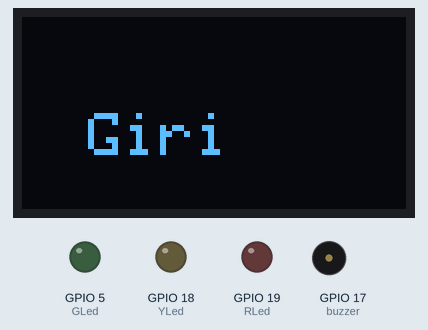
Simulated run of this sketch. Board: ESP32. Parts: 128×64 one-colour display, output pins drawn as LEDs (lit = HIGH), buzzer (waves = sounding).

Above: at 0.6 s.
At 1.1 s:
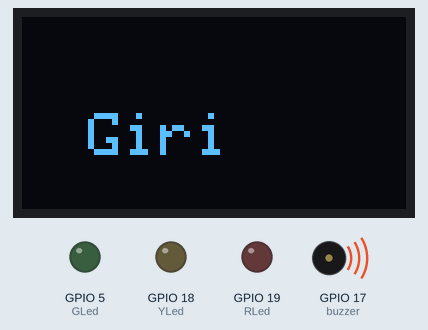
At 3.6 s:
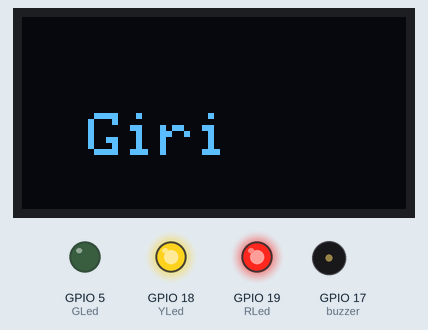
At 10.2 s:
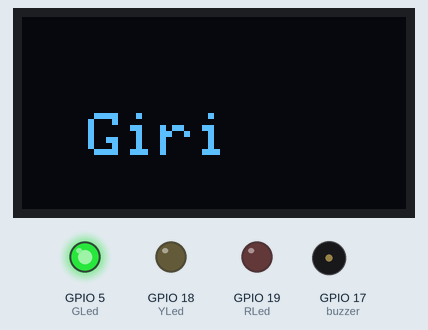
At 17.7 s:
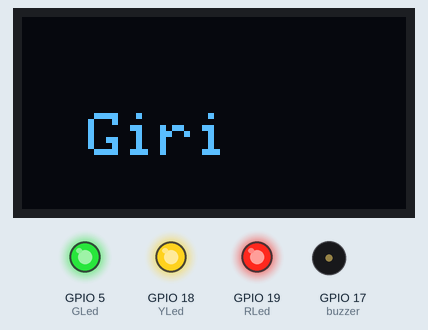
At 36.4 s:
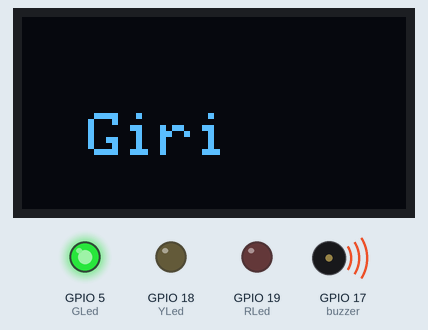
Timing chart, 0 to 40.0 s (numbered marks = the images above):
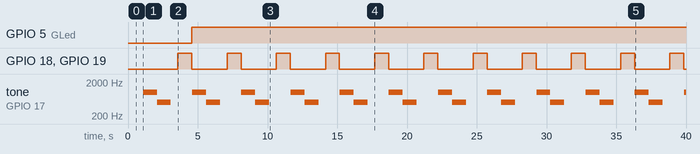

The sketch:

Train_Crossing_Light.ino
```cpp
#include <Wire.h>
#include <Adafruit_GFX.h>
#include <Adafruit_SSD1306.h>

#define sWidht 128
#define sHeight 64
#define buzzer 17
#define RLed 19
#define YLed 18
#define GLed 5
#define button 35

Adafruit_SSD1306 display(sWidht, sHeight, &Wire, -1);


void setup() {
  Serial.begin(115200);
  pinMode(buzzer, OUTPUT);
  pinMode(RLed, OUTPUT);
  pinMode(YLed, OUTPUT);
  pinMode(GLed, OUTPUT);
  pinMode(button, INPUT_PULLUP);

  if(!display.begin(SSD1306_SWITCHCAPVCC, 0x3C)) {
    Serial.println(("SSD1306 allocation failed"));
    for(;;);
  }

  delay(500);
  display.clearDisplay();
  display.setTextColor(WHITE);
  display.setTextSize(2);
  display.setCursor(22, 32);
  display.println("Giri");
  display.display();
  delay(500);
}

void loop(){
  display.setCursor(25, 20);
  display.display();
  tone(buzzer, 1000);
  delay(1000);
  noTone(buzzer);
  tone(buzzer, 500);
  delay(1000);
  noTone(buzzer);
  delay(500);

  digitalWrite(RLed, HIGH);
  digitalWrite(YLed, HIGH);
  delay(1000);
  digitalWrite(RLed, LOW);
  digitalWrite(YLed, LOW);


  digitalWrite(GLed, HIGH);
}
```

Measured:
- by itself, GPIO 5 (GLed): LOW → HIGH at 4.6 s
- by itself, GPIO 18 (YLed), GPIO 19 (RLed): alternates HIGH for 1.0 s and LOW for 2.5 s
- by itself, tone on GPIO 17 (buzzer): repeats every 3.5 s: 500 Hz 1.0 s, silent 1.5 s, 1000 Hz 1.0 s
